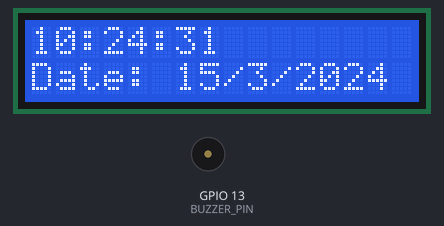
The sketch below on a simulated ESP8266 (NodeMCU). Parts: 16×2 character LCD, buzzer (waves = sounding, pin HIGH). WiFi joins after 1.5 s; servers stay silent unless stated; network time is answered at once with the bench clock; the local clock reads 2024-03-15 10:24:30 at power-on unless the sketch sets it; what the sketch prints to the serial monitor is not drawn.

Above: at 1.7 s.
At 5.8 s:
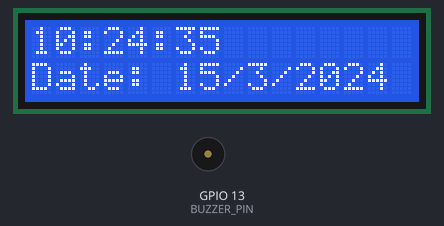
At 9.8 s:
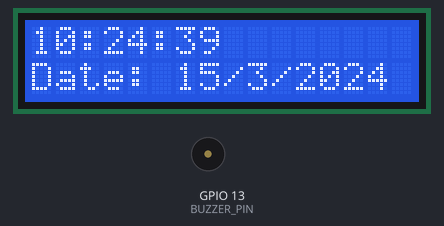
At 19.9 s:
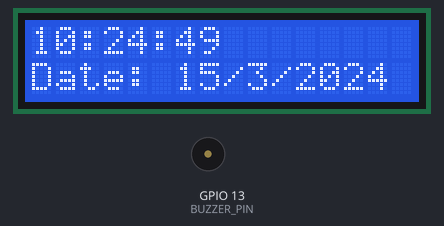
At 28.0 s:
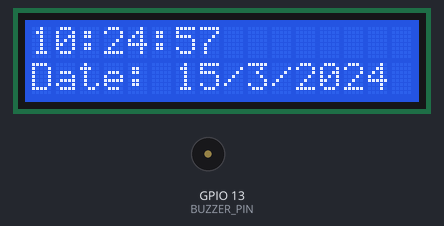
At 38.2 s:
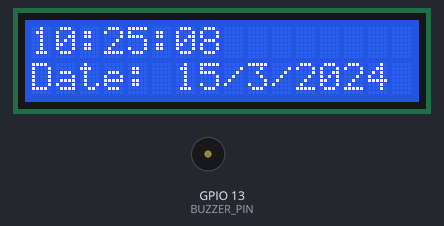

Measured:
- what the display in image 0 shows lasts 2.1 s, from 1.6 s to 3.7 s

The sketch:

Sonerie_ecole.ino
```cpp
#include <ESP8266WiFi.h>
#include <NTPClient.h>
#include <WiFiUdp.h>
#include <LiquidCrystal_I2C.h>

#define ssid  "Lynx" // Remplacez par votre SSID
#define password  "Beniiii2" // Remplacez par votre mot de passe
#define RECREATION_HOUR 12
#define RECREATION_MINUTE 16
 #define RETURN_HOUR 15
  #define RETURN_MINUTE 30
  #define BUZZER_PIN 13

// Define NTP Client to get time
WiFiUDP ntpUDP;
NTPClient timeClient(ntpUDP, "pool.ntp.org");
// creer une instance pour l'écran LCD
LiquidCrystal_I2C lcd(0x27, 16, 2);

//Week Days
String weekDays[7]={"Sunday", "Monday", "Tuesday", "Wednesday", "Thursday", "Friday", "Saturday"};

//Month names
String months[12]={"January", "February", "March", "April", "May", "June", "July", "August", "September", "October", "November", "December"};
// Fonction pour se connecter au réseau Wi-Fi
void connectToWiFi() {
    Serial.print("Connexion à ");
    Serial.println(ssid);

    WiFi.begin(ssid, password); // Démarrer la connexion au réseau

    while (WiFi.status() != WL_CONNECTED) { // Attendre la connexion
        delay(500);
        Serial.print(".");
    }

    Serial.println("");
    Serial.println("Connexion établie !");
    Serial.print("Adresse IP : ");
    Serial.println(WiFi.localIP()); // Afficher l'adresse IP obtenue
}


void setup() {
 lcd.init();
  lcd.backlight();
  lcd.setCursor(0,0);
  lcd.print("connecting...");
  Serial.begin(115200); // Démarrer la communication série
  delay(10);

 connectToWiFi();
 pinMode(BUZZER_PIN, OUTPUT);

// Initialize a NTPClient to get time
  timeClient.begin();
  // Set offset time in seconds to adjust for your timezone, for example:
  // GMT +1 = 3600
  // GMT +8 = 28800
  // GMT -1 = -3600
  // GMT 0 = 0
  timeClient.setTimeOffset(3600);
  lcd.clear();
}

void loop() {
  timeClient.update();
  lcd.clear();

  time_t epochTime = timeClient.getEpochTime();
  Serial.print("Epoch Time: ");
  Serial.println(epochTime);

  String formattedTime = timeClient.getFormattedTime();
  Serial.print("Formatted Time: ");
  Serial.println(formattedTime);
  lcd.setCursor(0, 0);
  lcd.print(formattedTime);


  int currentHour = timeClient.getHours();
  Serial.print("Hour: ");
  Serial.println(currentHour);

  int currentMinute = timeClient.getMinutes();
  Serial.print("Minutes: ");
  Serial.println(currentMinute);

  int currentSecond = timeClient.getSeconds();
  Serial.print("Seconds: ");
  Serial.println(currentSecond);

  String weekDay = weekDays[timeClient.getDay()];
  Serial.print("Week Day: ");
  Serial.println(weekDay);

  //Get a time structure
  struct tm *ptm = gmtime ((time_t *)&epochTime);

  int monthDay = ptm->tm_mday;
  Serial.print("Month day: ");
  Serial.println(monthDay);
  lcd.setCursor(0, 1);
  lcd.print("Date: ");
  lcd.print(monthDay);
  lcd.print("/");

  int currentMonth = ptm->tm_mon+1;
  Serial.print("Month: ");
  Serial.println(currentMonth);
  lcd.print(currentMonth);
  lcd.print("/");

  String currentMonthName = months[currentMonth-1];
  Serial.print("Month name: ");
  Serial.println(currentMonthName);

  int currentYear = ptm->tm_year+1900;
  Serial.print("Year: ");
  Serial.println(currentYear);
  lcd.print(currentYear);

  //Print complete date:
  String currentDate = String(currentYear) + "-" + String(currentMonth) + "-" + String(monthDay);
  Serial.print("Current date: ");
  Serial.println(currentDate);

  Serial.println("");
  if ((currentHour == RECREATION_HOUR && currentMinute == RECREATION_MINUTE) ||
    (currentHour == RETURN_HOUR && currentMinute == RETURN_MINUTE)) {
    digitalWrite(BUZZER_PIN, HIGH); // Allumez le buzzer
    delay(1000); // Faites sonner le buzzer pendant 1 seconde
    digitalWrite(BUZZER_PIN, LOW); // Éteignez le buzzer
}

  delay(2000);
}
```
